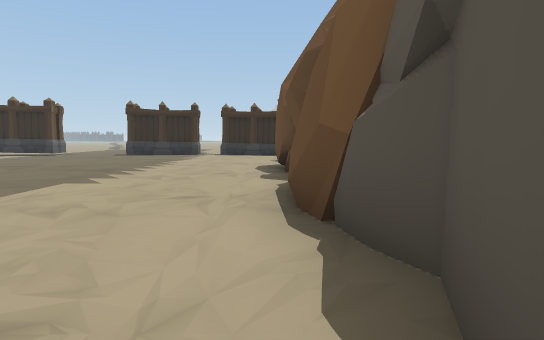
[1] (above)

13 first-person views from a walk through a scene from a Unity 3-D project. The camera is 1.4 m above the floor, tilts 6° down and sees 85° across. The floor is counted in squares, 2 m on a side. Each view is taken from the middle of a square. On the plan, view 1 faces up. The plan holds only what a view shows up to about 10 squares ahead; the rest is blank. The place goes on beyond the plan. Some animated figures are left out.

[2]
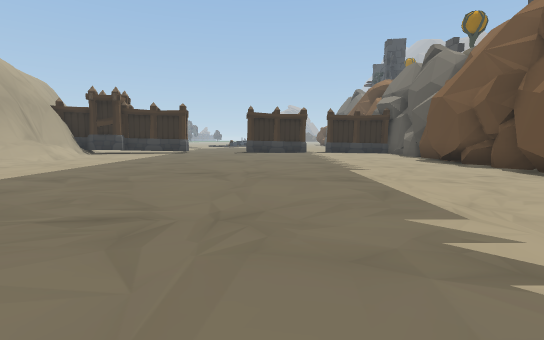

[3]
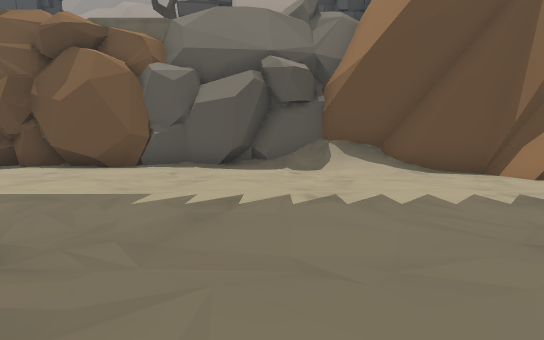

[4]
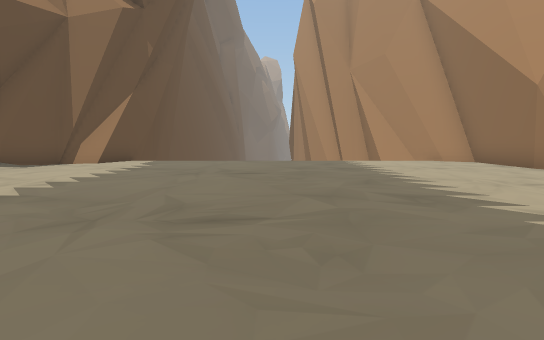

[5]
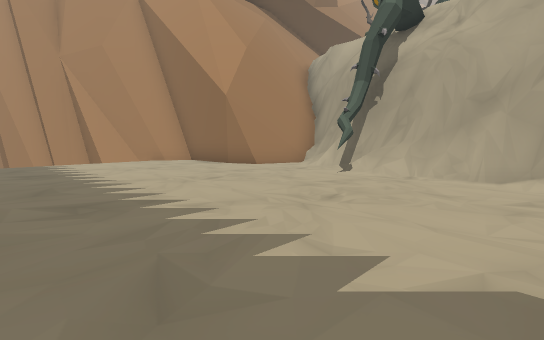

[6]
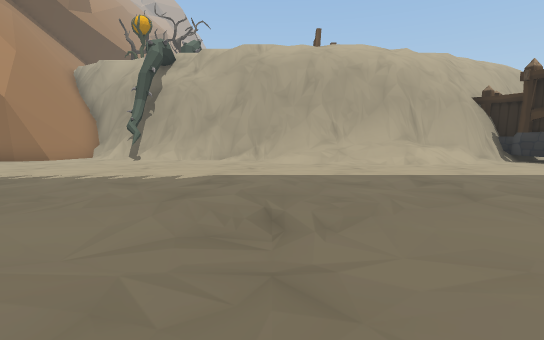

[7]
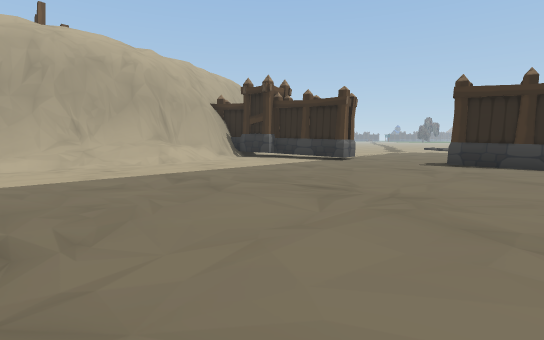

[8]
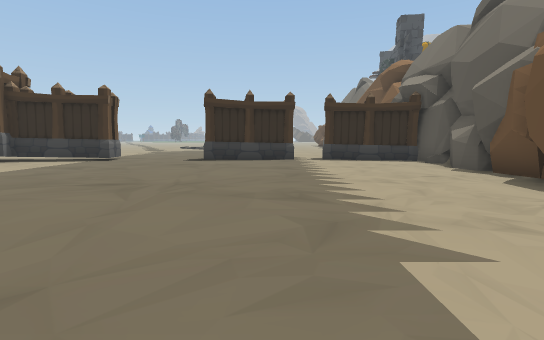

[9]
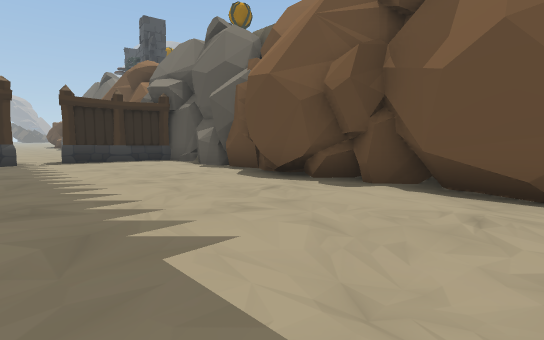

[10]
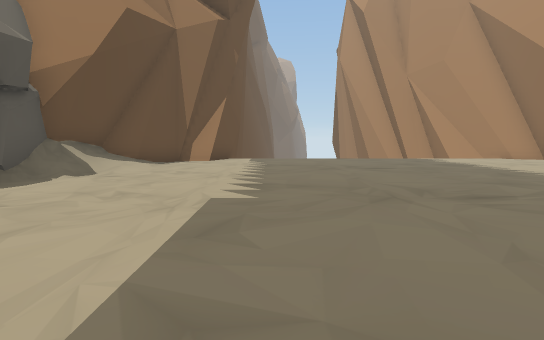

[11]
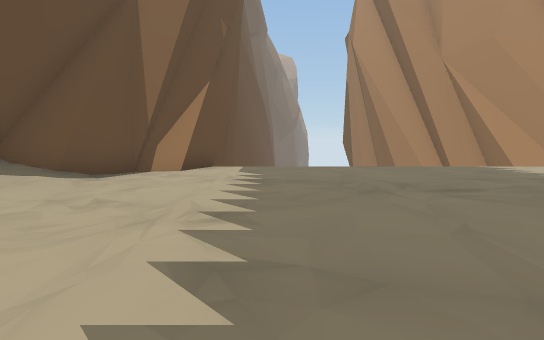

[12]
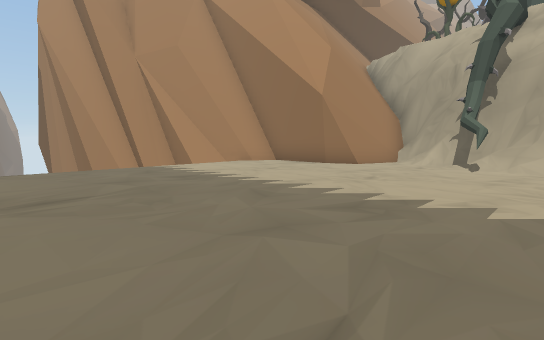

[13]
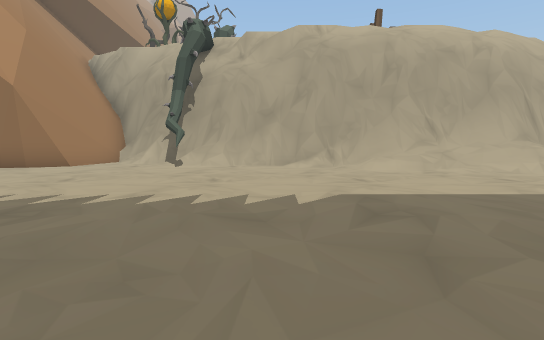

### Floor plan
Key: @ floor where view 1 was taken; # wall or solid block; . main floor; : floor 7 m higher than the main floor; / step, stairs or slope; = window, fence, low wall or low ledge; ^ raised ledge; v drop or lower ground; O other object.
Columns run from 22 left of view 1 to 1 right of it. Each row starts with its distance up from view 1.
 14               ..
 13           ###...###.####
 12         ###............#
 11         #..............#
 10         #/.............#
  9       //#//............#
  8       /=#//............#
  7       /v#//............#
  6       /v#/.............#
  5       /v#/.............#
  4       =v#/.............#
  3       v #..............#
  2       v #..............#
  1      /v^=..............#
  0 OOOO /v##.............@#
 -1      vv#...............#
 -2      :v#............../#
 -3      v###............./#
 -4         #.............##
 -5         ##...........##
 -6          #..........##
 -7          ##v       ##
 -8           ##v
 -9            ##

Where each view was taken, in squares from view 1:
view 1: 0 up, 0 right, facing up
view 2: 2 down, 5 left, facing up
view 3: 1 down, 7 left, facing right
view 4: 3 up, 7 left, facing down
view 5: 3 up, 8 left, facing down-left
view 6: 4 up, 4 left, facing left
view 7: 4 up, 4 left, facing up-left
view 8: 3 up, 4 left, facing up
view 9: 3 up, 4 left, facing up-right
view 10: 4 up, 4 left, facing down
view 11: 1 up, 4 left, facing down
view 12: 1 up, 6 left, facing down-left
view 13: 2 up, 6 left, facing left
